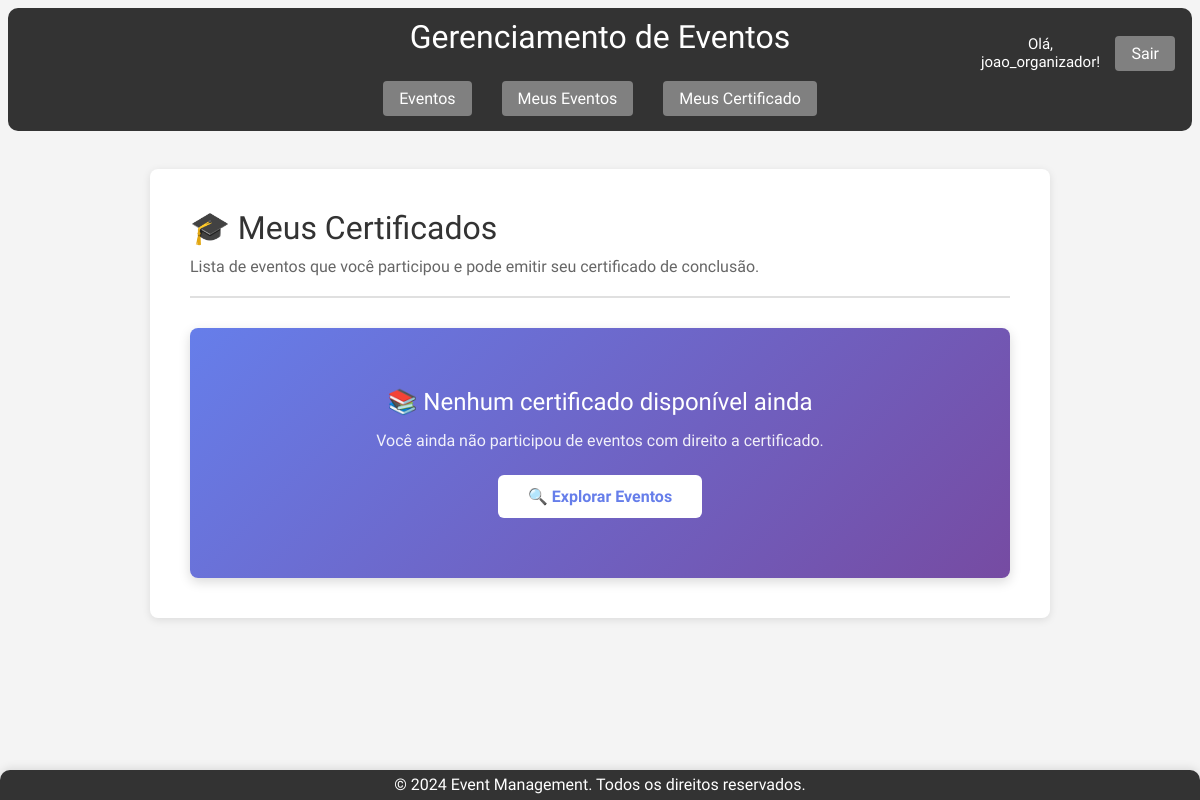
The page /certificates/ (signed in) on the database as committed earlier.
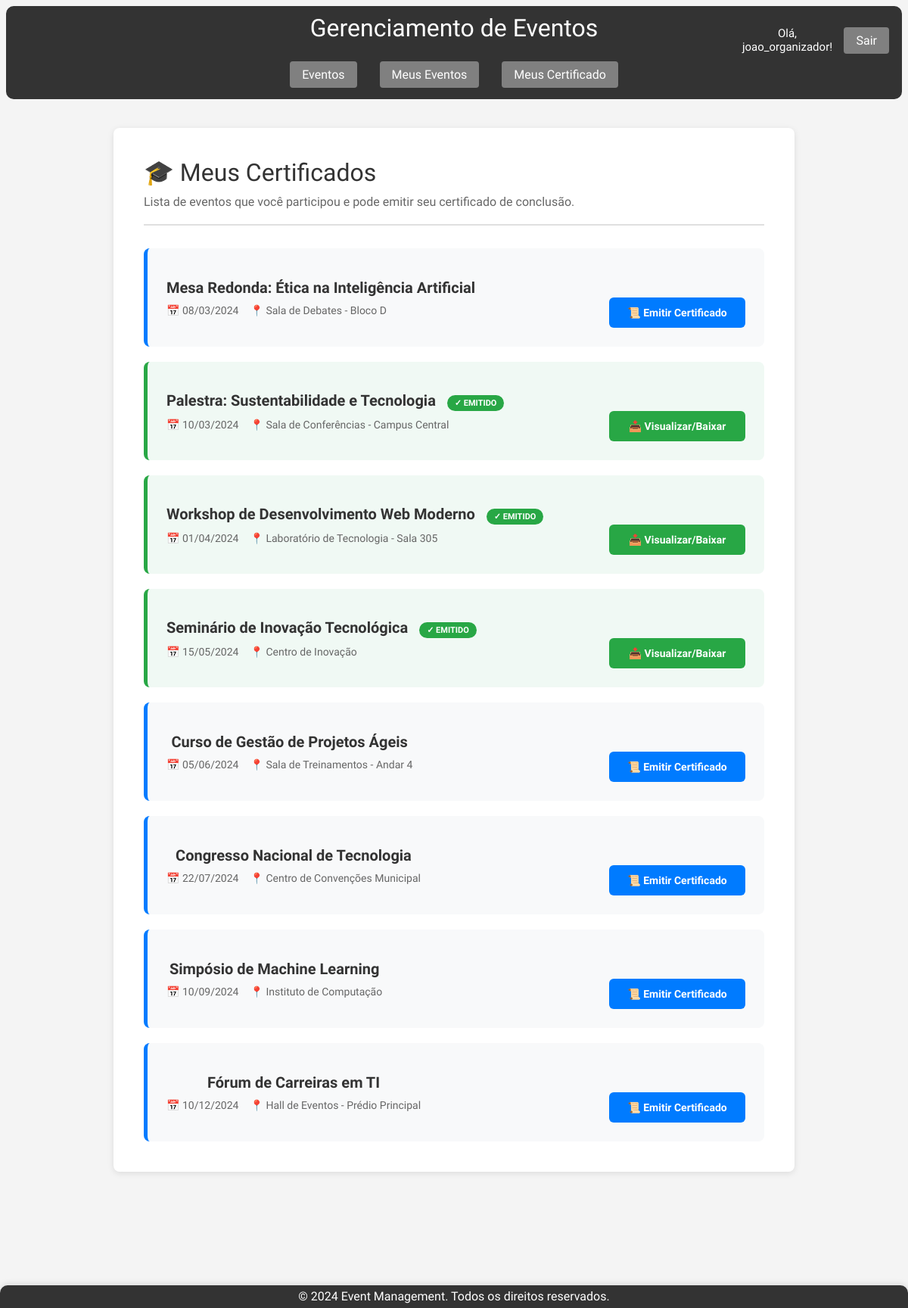
The same page on the database as committed later.
### app/models.py (models this page shows, shortened)
class Event(models.Model):
    event_type_choices = [
        ('Palestra', 'Palestra'),
        ('Workshop', 'Workshop'),
        ('Seminário', 'Seminário'),
        ('Curso', 'Curso'),
        ('Congresso', 'Congresso'),
        ('Simpósio', 'Simpósio'),
        ('Fórum', 'Fórum'),
        ('Mesa Redonda', 'Mesa Redonda'),
    ]
    title = models.CharField(max_length=200, verbose_name="Título")
    description = models.TextField(verbose_name="Descrição")
    initial_date = models.DateField(default= '9999-12-31', verbose_name="Data de Início")
    final_date = models.DateField(default='9999-12-31', verbose_name="Data Final")
    location = models.CharField(max_length=200, verbose_name="Local")
    max_capacity = models.IntegerField(verbose_name="Capacidade Máxima")
    creator = models.ForeignKey(
        settings.AUTH_USER_MODEL,
        on_delete=models.CASCADE,
        related_name='created_events',
        null=True,
        blank=True,
        verbose_name="Criador"
    )
    event_type = models.CharField(max_length=20, choices=event_type_choices, default='Palestra', verbose_name="Tipo de Evento")
    event_start = models.TimeField(null=False, blank=True, verbose_name="Horario de Início")
    event_end = models.TimeField(null=False, blank=True, verbose_name="Horario de Término")
    participants = models.ManyToManyField(
        settings.AUTH_USER_MODEL,
        through='EventParticipant',
        through_fields=('event', 'participant'),
        related_name='attended_events',
        blank=True,
        verbose_name="Participantes"
    )
    class Meta:
        db_table = 'event'
        ordering = ['initial_date']
        verbose_name = 'Evento' # Português
        verbose_name_plural = 'Eventos' # Português

### app/views.py (the view)
# urls.py: path('certificates/', views.certificate_list, name='certificate_list'),
@login_required
def certificate_list(request):
    user = request.user
    participated_events = user.attended_events.all()
    events_data = []
    for event in participated_events:
        certificate_status = Certificate.objects.filter(event=event, participant=user).exists()
        event_data = event
        event_data.certificate_issued = certificate_status
        events_data.append(event_data)
    context = {
        'events_with_certificates': events_data,
        'participant': user
    }
    return render(request, 'certificate_list.html', context)

### app/templates/certificate_list.html (shortened to what this page needs)
{% extends 'base.html' %}
{% block content %}
    <div class="certificates-container">
        <h1>🎓 Meus Certificados</h1>
        <p class="certificates-intro">
            Lista de eventos que você participou e pode emitir seu certificado de conclusão.
        </p>
        <div class="certificates-list">
            {% if events_with_certificates %}
                {% for event in events_with_certificates %}
                    <div class="certificate-card {% if event.certificate_issued %}issued{% endif %}">
                        <div class="certificate-info">
                            <h5>
                                {{ event.title }}
                                {% if event.certificate_issued %}
                                    <span class="certificate-badge">✓ Emitido</span>
                                {% endif %}
                            </h5>
                            <div class="certificate-meta">
                                <span>📅 {{ event.initial_date|date:"d/m/Y" }}</span>
                                <span>📍 {{ event.location|default:"Local não informado" }}</span>
                            </div>
                        </div>
                        <div class="certificate-actions">
                            {% if event.certificate_issued %}
                                <a href="{% url 'issue_certificate' event.id %}" class="btn-certificate btn-download">
                                    📥 Visualizar/Baixar
                                </a>
                            {% else %}
                                <a href="{% url 'issue_certificate' event.id %}" class="btn-certificate btn-issue">
                                    📜 Emitir Certificado
                                </a>
                            {% endif %}
                        </div>
                    </div>
                {% endfor %}
            {% else %}
                <div class="no-certificates-alert" role="alert">
                    <h3>📚 Nenhum certificado disponível ainda</h3>
                    <p>Você ainda não participou de eventos com direito a certificado.</p>
                    <a href="{% url 'event_list' %}" class="btn-explore">
                        🔍 Explorar Eventos
                    </a>
                </div>
            {% endif %}
        </div>
    </div>
{% endblock %}

Rows that differ between the two databases and show on the page:
now on this page (row edited): Event: title "Mesa Redonda: Ética na Inteligência Artificial", initial_date "08/03/2024", location "Sala de Debates - Bloco D", shows "📜 Emitir Certificado"
now on this page (row edited): Event: title "Palestra: Sustentabilidade e Tecnologia", shows "✓ EMITIDO", initial_date "10/03/2024", location "Sala de Conferências - Campus Central", shows "📥 Visualizar/Baixar"
now on this page (row edited): Event: title "Workshop de Desenvolvimento Web Moderno", shows "✓ EMITIDO", initial_date "01/04/2024", location "Laboratório de Tecnologia - Sala 305", shows "📥 Visualizar/Baixar"
now on this page (row edited): Event: title "Seminário de Inovação Tecnológica", shows "✓ EMITIDO", initial_date "15/05/2024", location "Centro de Inovação", shows "📥 Visualizar/Baixar"
now on this page (row edited): Event: title "Curso de Gestão de Projetos Ágeis", initial_date "05/06/2024", location "Sala de Treinamentos - Andar 4", shows "📜 Emitir Certificado"
now on this page (row edited): Event: title "Congresso Nacional de Tecnologia", initial_date "22/07/2024", location "Centro de Convenções Municipal", shows "📜 Emitir Certificado"
now on this page (row edited): Event: title "Simpósio de Machine Learning", initial_date "10/09/2024", location "Instituto de Computação", shows "📜 Emitir Certificado"
now on this page (row edited): Event: title "Fórum de Carreiras em TI", initial_date "10/12/2024", location "Hall de Eventos - Prédio Principal", shows "📜 Emitir Certificado"
Other text that changed with them:
text no longer shown: "📚 Nenhum certificado disponível ainda Você ainda não participou de eventos com direito a certificado. 🔍 Explorar Eventos"
